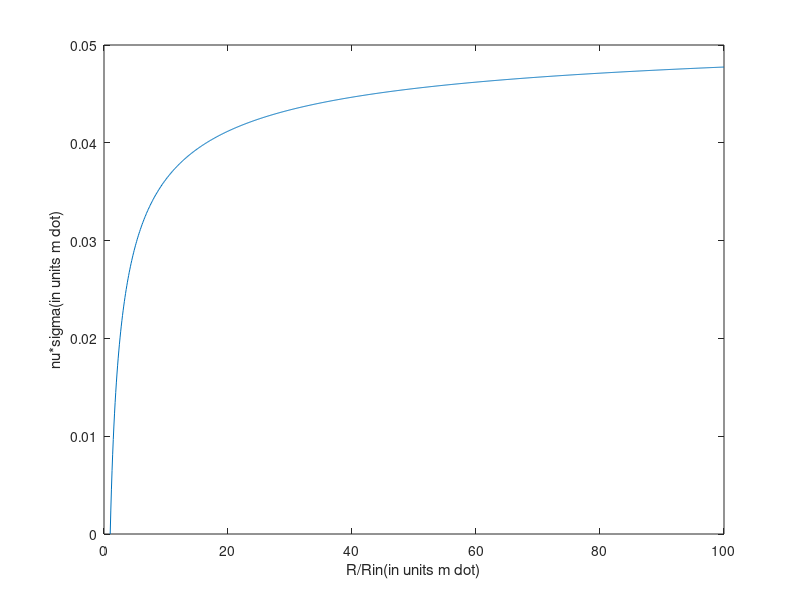

The MATLAB script that drew this image:
x = linspace(1,100,1000);
y=(1-x.^(-1/2))/(6*pi);
plot(x,y)
xlabel('R/Rin(in units m dot)')
ylabel('nu*sigma(in units m dot)')